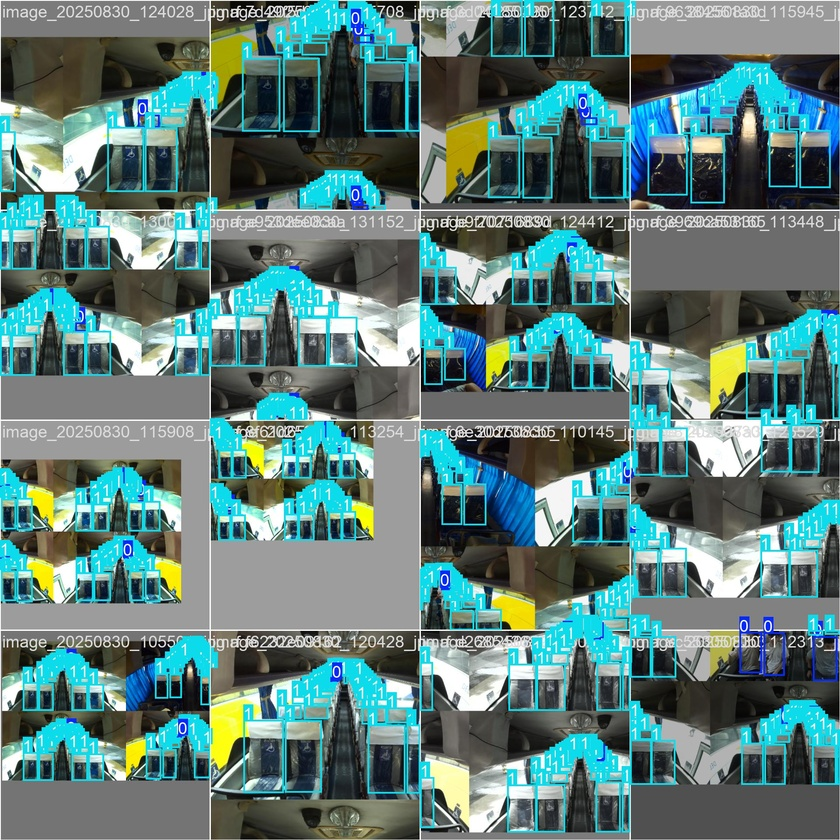
#> input picture runs/detect/runs/detect/cinema_occupancy_v1/train_batch0.jpg, 840 x 840 px, shrunk from 1920 x 1920 before the run
$ python -i preprocess.py   (imports and definitions only)
#> lines starting #> are read from the running program, lines starting #| are printed output that depends on the picture
#> further down, picture is the input picture: shape (840, 840, 3); mean B, G, R 120.6, 123.6, 92.7
"""
preprocess.py
--------------
Handles image preprocessing for the cinema occupancy project.
Brightens dark frames using CLAHE before they go into the model.
"""

import cv2
import numpy as np


def apply_clahe(image: np.ndarray, clip_limit: float = 2.0, tile_grid_size: tuple = (8, 8)) -> np.ndarray:
#> called with clip_limit = 2, tile_grid_size = (8, 8)
    lab = cv2.cvtColor(image, cv2.COLOR_BGR2LAB)
#> lab: shape (840, 840, 3); mean of channels 0, 1, 2 124.5, 120.5, 127.1
    l_channel, a_channel, b_channel = cv2.split(lab)
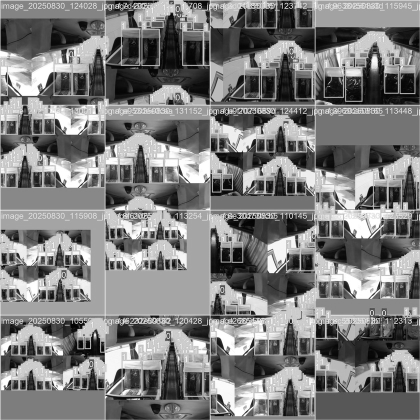
#> l_channel: shape (840, 840) (shown at 1/2 size); min 0, max 255, mean 124.5
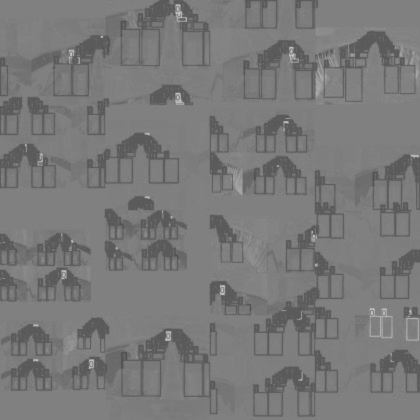
#> a_channel: shape (840, 840) (shown at 1/2 size); min 74, max 197, mean 120.5
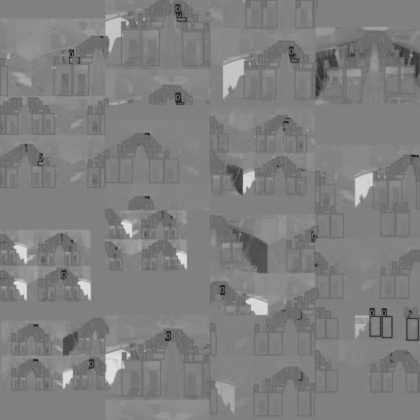
#> b_channel: shape (840, 840) (shown at 1/2 size); min 27, max 222, mean 127.1
    clahe = cv2.createCLAHE(clipLimit=clip_limit, tileGridSize=tile_grid_size)
    l_channel_enhanced = clahe.apply(l_channel)
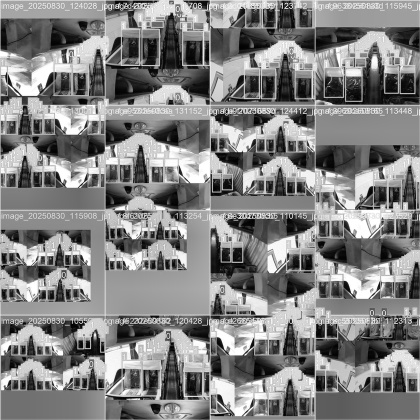
#> l_channel_enhanced: shape (840, 840) (shown at 1/2 size); min 0, max 255, mean 130
    lab_enhanced = cv2.merge((l_channel_enhanced, a_channel, b_channel))
#> lab_enhanced: shape (840, 840, 3); mean of channels 0, 1, 2 130, 120.5, 127.1
    result = cv2.cvtColor(lab_enhanced, cv2.COLOR_LAB2BGR)
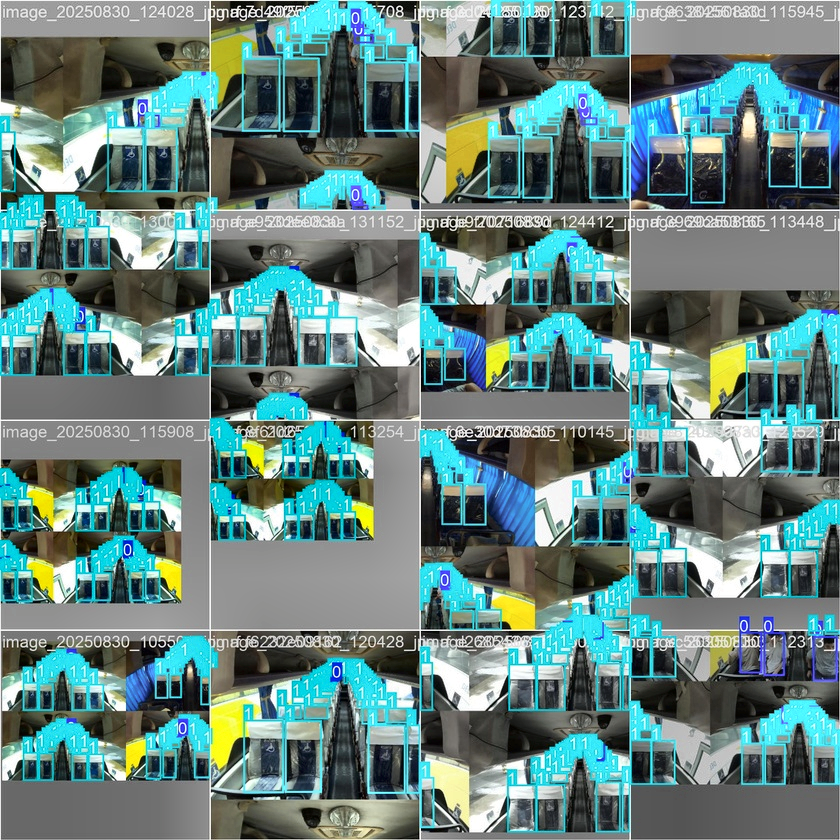
#> result: shape (840, 840, 3); mean B, G, R 125.8, 128.9, 99.3
    return result


# [10 lines left out: functions is_low_light, preprocess_frame, not called in this run]

>>> import cv2
>>> picture = cv2.imread('../runs/detect/runs/detect/cinema_occupancy_v1/train_batch0.jpg')
>>> result = apply_clahe(picture)

$ run again, on runs/detect/runs/detect/cinema_occupancy_v1/train_batch1.jpg
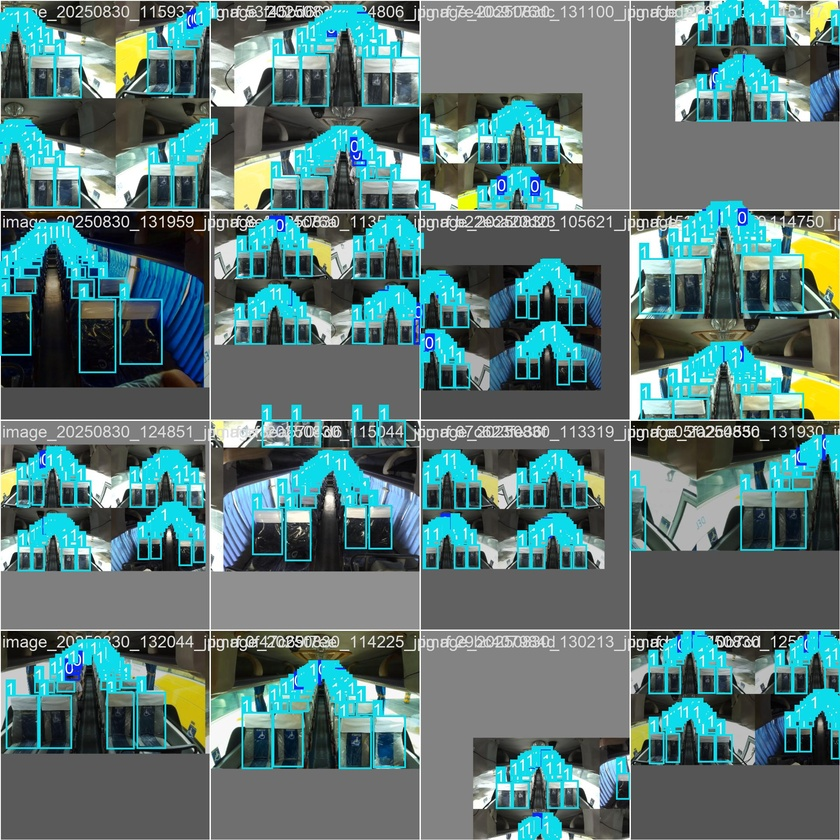
#> input picture runs/detect/runs/detect/cinema_occupancy_v1/train_batch1.jpg, 840 x 840 px, shrunk from 1920 x 1920 before the run
#> picture is the input picture: shape (840, 840, 3); mean B, G, R 118.6, 119.5, 90.1
#> lab: shape (840, 840, 3); mean of channels 0, 1, 2 121.3, 121.1, 126.2
#> in apply_clahe, `l_channel, a_channel, b_channel = cv2.split(lab)`:
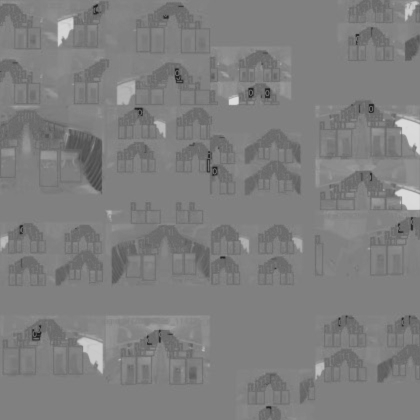
#> b_channel: shape (840, 840) (shown at 1/2 size); min 26, max 221, mean 126.2
#> lab_enhanced: shape (840, 840, 3); mean of channels 0, 1, 2 126.8, 121.1, 126.2
#> in apply_clahe, `result = cv2.cvtColor(lab_enhanced, cv2.COLOR_LAB2BGR)`:
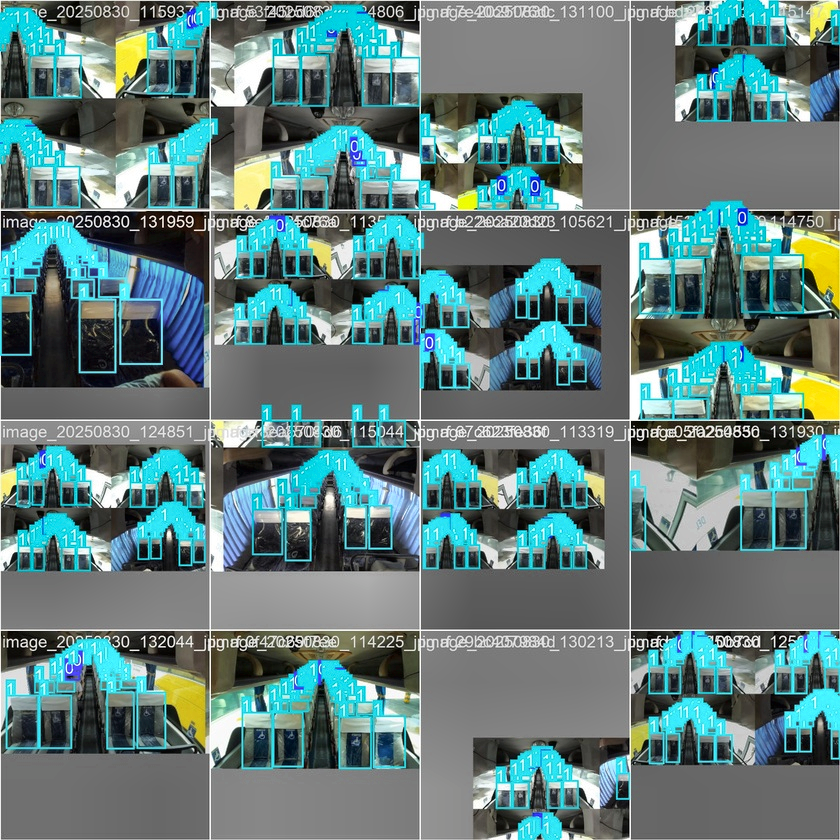
#> result: shape (840, 840, 3); mean B, G, R 123.8, 124.9, 96.2

$ run again, on runs/detect/runs/detect/cinema_occupancy_v1/train_batch1160.jpg
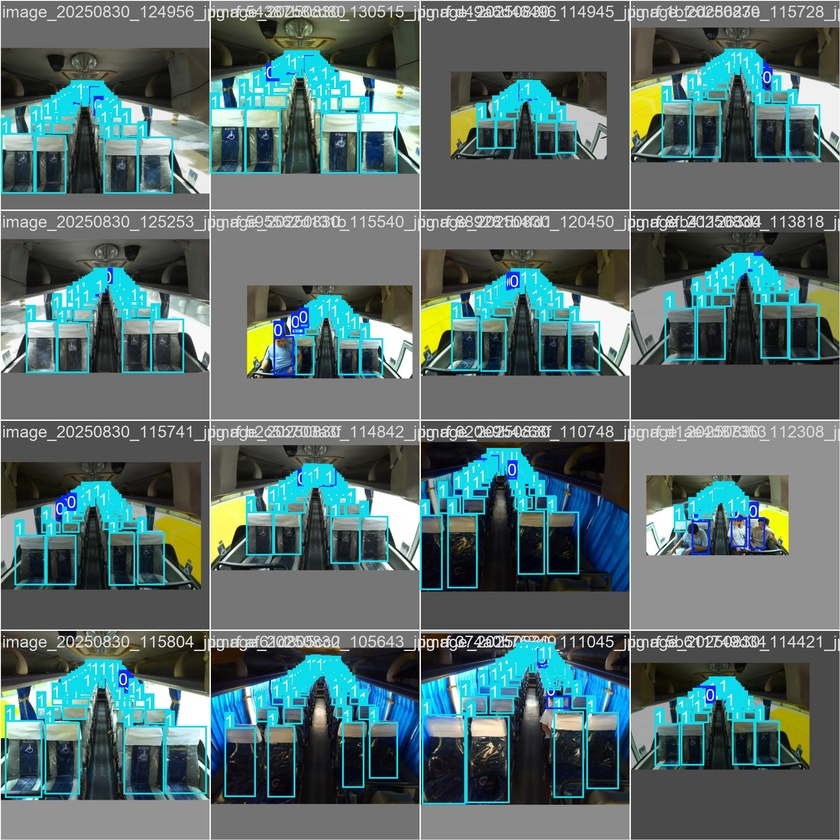
#> input picture runs/detect/runs/detect/cinema_occupancy_v1/train_batch1160.jpg, 840 x 840 px, shrunk from 1920 x 1920 before the run
#> picture is the input picture: shape (840, 840, 3); mean B, G, R 108.9, 109.6, 88.4
#> lab: shape (840, 840, 3); mean of channels 0, 1, 2 112.2, 123.2, 126.6
#> in apply_clahe, `l_channel, a_channel, b_channel = cv2.split(lab)`:
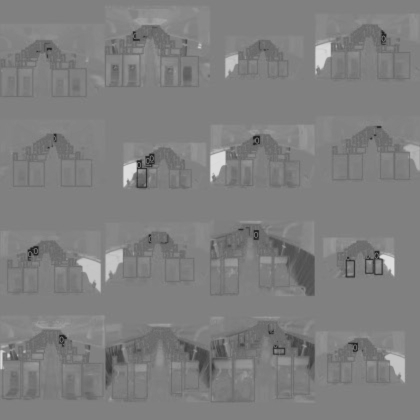
#> b_channel: shape (840, 840) (shown at 1/2 size); min 26, max 222, mean 126.6
#> lab_enhanced: shape (840, 840, 3); mean of channels 0, 1, 2 124.9, 123.2, 126.6
#> in apply_clahe, `result = cv2.cvtColor(lab_enhanced, cv2.COLOR_LAB2BGR)`:
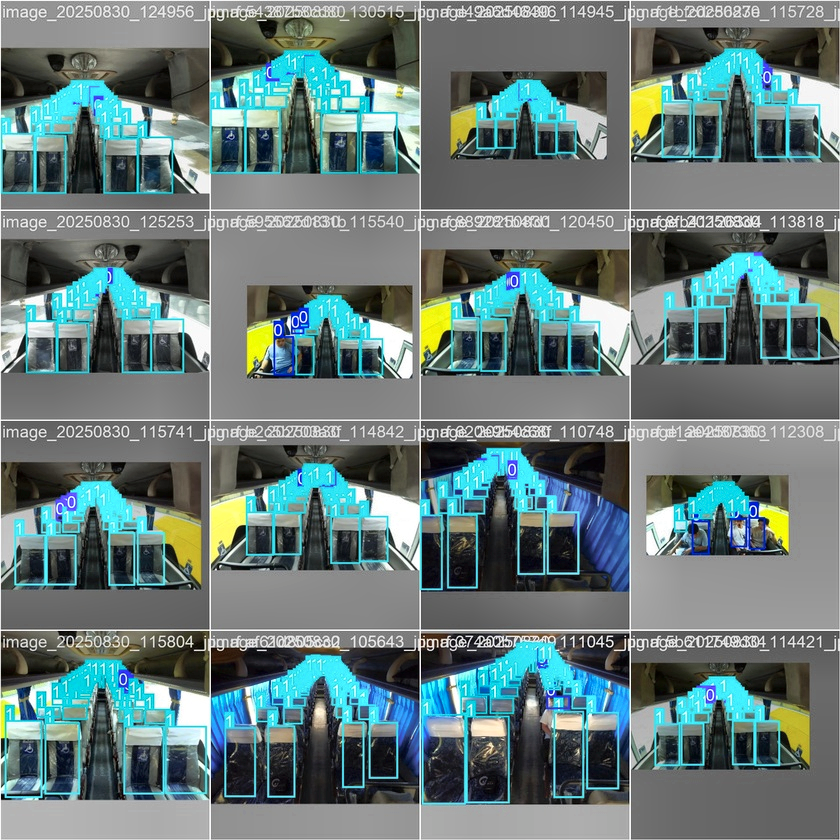
#> result: shape (840, 840, 3); mean B, G, R 121.2, 122, 102
